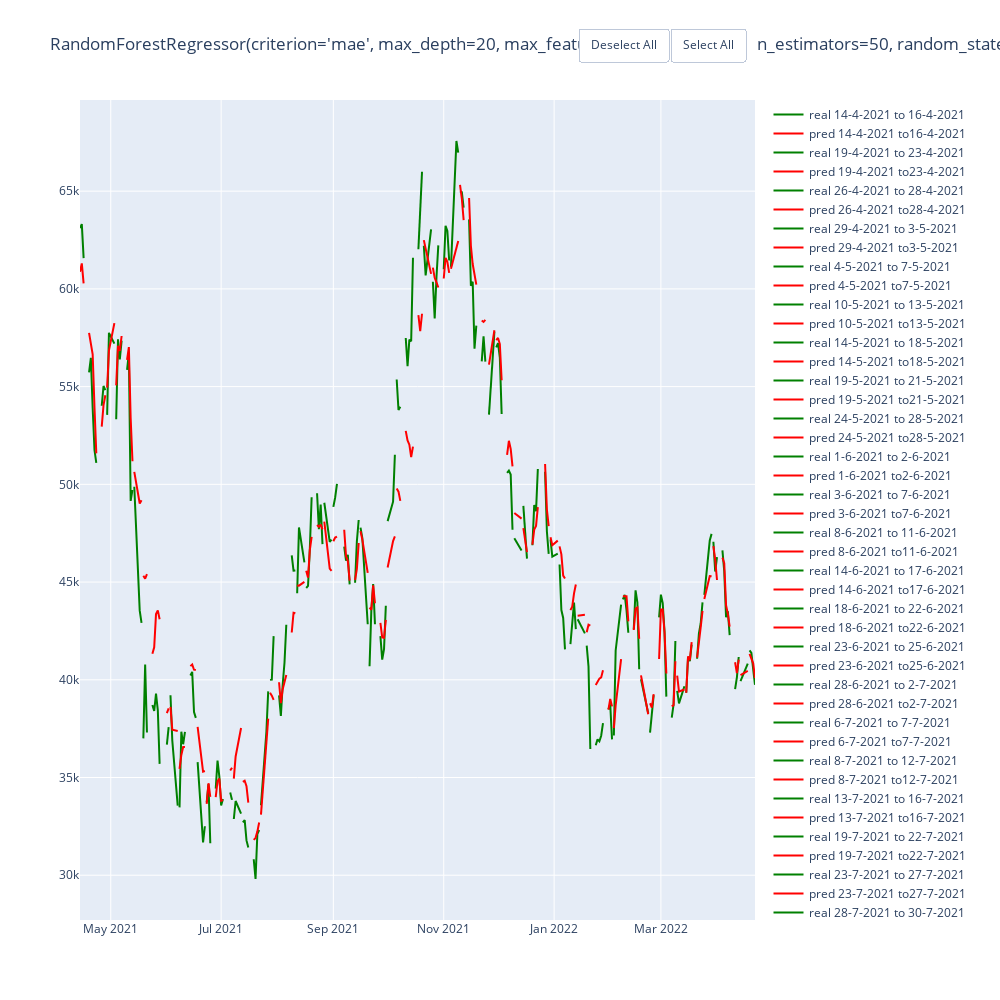

Notebook code for this chart:
### Code cell
rf_final = RandomForestRegressor(random_state=10,criterion='mae', max_depth=20, max_features='sqrt', n_estimators=50)
avg_score(rf_final, df_btc, 5,'close', 'hmcv', train_period_split=100, test_period_split=5)

### Figure 1 — Plotly figure (JSON) as saved in the notebook; plotly's stock layout.template omitted (floating-point values rounded to 4 significant figures)
{"data": [{"line": {"color": "green"}, "mode": "lines", "name": "real 14-4-2021 to 16-4-2021", "type": "scatter", "x": ["2021-04-14T00:00:00", "2021-04-15T00:00:00", "2021-04-16T00:00:00"], "y": [63110.0, 63310.0, 61570.0]}, {"line": {"color": "red"}, "mode": "lines", "name": "pred 14-4-2021 to16-4-2021 ", "type": "scatter", "x": ["2021-04-14T00:00:00", "2021-04-15T00:00:00", "2021-04-16T00:00:00"], "y": [60880.0, 61300.0, 60280.0]}, {"line": {"color": "green"}, "mode": "lines", "name": "real 19-4-2021 to 23-4-2021", "type": "scatter", "x": ["2021-04-19T00:00:00", "2021-04-20T00:00:00", "2021-04-21T00:00:00", "2021-04-22T00:00:00", "2021-04-23T00:00:00"], "y": [55720.0, 56470.0, 53910.0, 51760.0, 51090.0]}, {"line": {"color": "red"}, "mode": "lines", "name": "pred 19-4-2021 to23-4-2021 ", "type": "scatter", "x": ["2021-04-19T00:00:00", "2021-04-20T00:00:00", "2021-04-21T00:00:00", "2021-04-22T00:00:00", "2021-04-23T00:00:00"], "y": [57750.0, 57240.0, 56650.0, 53950.0, 51580.0]}, {"line": {"color": "green"}, "mode": "lines", "name": "real 26-4-2021 to 28-4-2021", "type": "scatter", "x": ["2021-04-26T00:00:00", "2021-04-27T00:00:00", "2021-04-28T00:00:00"], "y": [54020.0, 55030.0, 54820.0]}, {"line": {"color": "red"}, "mode": "lines", "name": "pred 26-4-2021 to28-4-2021 ", "type": "scatter", "x": ["2021-04-26T00:00:00", "2021-04-27T00:00:00", "2021-04-28T00:00:00"], "y": [52950.0, 54050.0, 54560.0]}, {"line": {"color": "green"}, "mode": "lines", "name": "real 29-4-2021 to 3-5-2021", "type": "scatter", "x": ["2021-04-29T00:00:00", "2021-04-30T00:00:00", "2021-05-03T00:00:00"], "y": [53560.0, 57750.0, 57200.0]}, {"line": {"color": "red"}, "mode": "lines", "name": "pred 29-4-2021 to3-5-2021 ", "type": "scatter", "x": ["2021-04-29T00:00:00", "2021-04-30T00:00:00", "2021-05-03T00:00:00"], "y": [54950.0, 56850.0, 58250.0]}, {"line": {"color": "green"}, "mode": "lines", "name": "real 4-5-2021 to 7-5-2021", "type": "scatter", "x": ["2021-05-04T00:00:00", "2021-05-05T00:00:00", "2021-05-06T00:00:00", "2021-05-07T00:00:00"], "y": [53330.0, 57420.0, 56400.0, 57360.0]}, {"line": {"color": "red"}, "mode": "lines", "name": "pred 4-5-2021 to7-5-2021 ", "type": "scatter", "x": ["2021-05-04T00:00:00", "2021-05-05T00:00:00", "2021-05-06T00:00:00", "2021-05-07T00:00:00"], "y": [55060.0, 57080.0, 56820.0, 57590.0]}, {"line": {"color": "green"}, "mode": "lines", "name": "real 10-5-2021 to 13-5-2021", "type": "scatter", "x": ["2021-05-10T00:00:00", "2021-05-11T00:00:00", "2021-05-12T00:00:00", "2021-05-13T00:00:00"], "y": [55860.0, 56700.0, 49150.0, 49720.0]}, {"line": {"color": "red"}, "mode": "lines", "name": "pred 10-5-2021 to13-5-2021 ", "type": "scatter", "x": ["2021-05-10T00:00:00", "2021-05-11T00:00:00", "2021-05-12T00:00:00", "2021-05-13T00:00:00"], "y": [56360.0, 57020.0, 53380.0, 51180.0]}, {"line": {"color": "green"}, "mode": "lines", "name": "real 14-5-2021 to 18-5-2021", "type": "scatter", "x": ["2021-05-14T00:00:00", "2021-05-17T00:00:00", "2021-05-18T00:00:00"], "y": [49880.0, 43540.0, 42910.0]}, {"line": {"color": "red"}, "mode": "lines", "name": "pred 14-5-2021 to18-5-2021 ", "type": "scatter", "x": ["2021-05-14T00:00:00", "2021-05-17T00:00:00", "2021-05-18T00:00:00"], "y": [50640.0, 49020.0, 49180.0]}, {"line": {"color": "green"}, "mode": "lines", "name": "real 19-5-2021 to 21-5-2021", "type": "scatter", "x": ["2021-05-19T00:00:00", "2021-05-20T00:00:00", "2021-05-21T00:00:00"], "y": [37000.0, 40780.0, 37300.0]}, {"line": {"color": "red"}, "mode": "lines", "name": "pred 19-5-2021 to21-5-2021 ", "type": "scatter", "x": ["2021-05-19T00:00:00", "2021-05-20T00:00:00", "2021-05-21T00:00:00"], "y": [45320.0, 45180.0, 45410.0]}, {"line": {"color": "green"}, "mode": "lines", "name": "real 24-5-2021 to 28-5-2021", "type": "scatter", "x": ["2021-05-24T00:00:00", "2021-05-25T00:00:00", "2021-05-26T00:00:00", "2021-05-27T00:00:00", "2021-05-28T00:00:00"], "y": [38710.0, 38400.0, 39290.0, 38440.0, 35700.0]}, {"line": {"color": "red"}, "mode": "lines", "name": "pred 24-5-2021 to28-5-2021 ", "type": "scatter", "x": ["2021-05-24T00:00:00", "2021-05-25T00:00:00", "2021-05-26T00:00:00", "2021-05-27T00:00:00", "2021-05-28T00:00:00"], "y": [41330.0, 41660.0, 43360.0, 43550.0, 43100.0]}, {"line": {"color": "green"}, "mode": "lines", "name": "real 1-6-2021 to 2-6-2021", "type": "scatter", "x": ["2021-06-01T00:00:00", "2021-06-02T00:00:00"], "y": [36680.0, 37580.0]}, {"line": {"color": "red"}, "mode": "lines", "name": "pred 1-6-2021 to2-6-2021 ", "type": "scatter", "x": ["2021-06-01T00:00:00", "2021-06-02T00:00:00"], "y": [38300.0, 38540.0]}, {"line": {"color": "green"}, "mode": "lines", "name": "real 3-6-2021 to 7-6-2021", "type": "scatter", "x": ["2021-06-03T00:00:00", "2021-06-04T00:00:00", "2021-06-07T00:00:00"], "y": [39210.0, 36890.0, 33560.0]}, {"line": {"color": "red"}, "mode": "lines", "name": "pred 3-6-2021 to7-6-2021 ", "type": "scatter", "x": ["2021-06-03T00:00:00", "2021-06-04T00:00:00", "2021-06-07T00:00:00"], "y": [38620.0, 37450.0, 37380.0]}, {"line": {"color": "green"}, "mode": "lines", "name": "real 8-6-2021 to 11-6-2021", "type": "scatter", "x": ["2021-06-08T00:00:00", "2021-06-09T00:00:00", "2021-06-10T00:00:00", "2021-06-11T00:00:00"], "y": [33470.0, 37350.0, 36700.0, 37330.0]}, {"line": {"color": "red"}, "mode": "lines", "name": "pred 8-6-2021 to11-6-2021 ", "type": "scatter", "x": ["2021-06-08T00:00:00", "2021-06-09T00:00:00", "2021-06-10T00:00:00", "2021-06-11T00:00:00"], "y": [35440.0, 36160.0, 36560.0, 36560.0]}, {"line": {"color": "green"}, "mode": "lines", "name": "real 14-6-2021 to 17-6-2021", "type": "scatter", "x": ["2021-06-14T00:00:00", "2021-06-15T00:00:00", "2021-06-16T00:00:00", "2021-06-17T00:00:00"], "y": [40220.0, 40410.0, 38350.0, 38050.0]}, {"line": {"color": "red"}, "mode": "lines", "name": "pred 14-6-2021 to17-6-2021 ", "type": "scatter", "x": ["2021-06-14T00:00:00", "2021-06-15T00:00:00", "2021-06-16T00:00:00", "2021-06-17T00:00:00"], "y": [40700.0, 40780.0, 40510.0, 40500.0]}, {"line": {"color": "green"}, "mode": "lines", "name": "real 18-6-2021 to 22-6-2021", "type": "scatter", "x": ["2021-06-18T00:00:00", "2021-06-21T00:00:00", "2021-06-22T00:00:00"], "y": [35790.0, 31680.0, 32510.0]}, {"line": {"color": "red"}, "mode": "lines", "name": "pred 18-6-2021 to22-6-2021 ", "type": "scatter", "x": ["2021-06-18T00:00:00", "2021-06-21T00:00:00", "2021-06-22T00:00:00"], "y": [37590.0, 35300.0, 35330.0]}, {"line": {"color": "green"}, "mode": "lines", "name": "real 23-6-2021 to 25-6-2021", "type": "scatter", "x": ["2021-06-23T00:00:00", "2021-06-24T00:00:00", "2021-06-25T00:00:00"], "y": [33720.0, 34660.0, 31640.0]}, {"line": {"color": "red"}, "mode": "lines", "name": "pred 23-6-2021 to25-6-2021 ", "type": "scatter", "x": ["2021-06-23T00:00:00", "2021-06-24T00:00:00", "2021-06-25T00:00:00"], "y": [33650.0, 34710.0, 34010.0]}, {"line": {"color": "green"}, "mode": "lines", "name": "real 28-6-2021 to 2-7-2021", "type": "scatter", "x": ["2021-06-28T00:00:00", "2021-06-29T00:00:00", "2021-06-30T00:00:00", "2021-07-01T00:00:00", "2021-07-02T00:00:00"], "y": [34430.0, 35870.0, 35040.0, 33570.0, 33900.0]}, {"line": {"color": "red"}, "mode": "lines", "name": "pred 28-6-2021 to2-7-2021 ", "type": "scatter", "x": ["2021-06-28T00:00:00", "2021-06-29T00:00:00", "2021-06-30T00:00:00", "2021-07-01T00:00:00", "2021-07-02T00:00:00"], "y": [34000.0, 34810.0, 34950.0, 33800.0, 33840.0]}, {"line": {"color": "green"}, "mode": "lines", "name": "real 6-7-2021 to 7-7-2021", "type": "scatter", "x": ["2021-07-06T00:00:00", "2021-07-07T00:00:00"], "y": [34240.0, 33860.0]}, {"line": {"color": "red"}, "mode": "lines", "name": "pred 6-7-2021 to7-7-2021 ", "type": "scatter", "x": ["2021-07-06T00:00:00", "2021-07-07T00:00:00"], "y": [35360.0, 35500.0]}, {"line": {"color": "green"}, "mode": "lines", "name": "real 8-7-2021 to 12-7-2021", "type": "scatter", "x": ["2021-07-08T00:00:00", "2021-07-09T00:00:00", "2021-07-12T00:00:00"], "y": [32880.0, 33800.0, 33160.0]}, {"line": {"color": "red"}, "mode": "lines", "name": "pred 8-7-2021 to12-7-2021 ", "type": "scatter", "x": ["2021-07-08T00:00:00", "2021-07-09T00:00:00", "2021-07-12T00:00:00"], "y": [34940.0, 36080.0, 37540.0]}, {"line": {"color": "green"}, "mode": "lines", "name": "real 13-7-2021 to 16-7-2021", "type": "scatter", "x": ["2021-07-13T00:00:00", "2021-07-14T00:00:00", "2021-07-15T00:00:00", "2021-07-16T00:00:00"], "y": [32700.0, 32820.0, 31780.0, 31420.0]}, {"line": {"color": "red"}, "mode": "lines", "name": "pred 13-7-2021 to16-7-2021 ", "type": "scatter", "x": ["2021-07-13T00:00:00", "2021-07-14T00:00:00", "2021-07-15T00:00:00", "2021-07-16T00:00:00"], "y": [34770.0, 34830.0, 34560.0, 33720.0]}, {"line": {"color": "green"}, "mode": "lines", "name": "real 19-7-2021 to 22-7-2021", "type": "scatter", "x": ["2021-07-19T00:00:00", "2021-07-20T00:00:00", "2021-07-21T00:00:00", "2021-07-22T00:00:00"], "y": [30820.0, 29810.0, 32110.0, 32310.0]}, {"line": {"color": "red"}, "mode": "lines", "name": "pred 19-7-2021 to22-7-2021 ", "type": "scatter", "x": ["2021-07-19T00:00:00", "2021-07-20T00:00:00", "2021-07-21T00:00:00", "2021-07-22T00:00:00"], "y": [31810.0, 31910.0, 32230.0, 32700.0]}, {"line": {"color": "green"}, "mode": "lines", "name": "real 23-7-2021 to 27-7-2021", "type": "scatter", "x": ["2021-07-23T00:00:00", "2021-07-26T00:00:00", "2021-07-27T00:00:00"], "y": [33580.0, 37340.0, 39410.0]}, {"line": {"color": "red"}, "mode": "lines", "name": "pred 23-7-2021 to27-7-2021 ", "type": "scatter", "x": ["2021-07-23T00:00:00", "2021-07-26T00:00:00", "2021-07-27T00:00:00"], "y": [33100.0, 37160.0, 38010.0]}, {"line": {"color": "green"}, "mode": "lines", "name": "real 28-7-2021 to 30-7-2021", "type": "scatter", "x": ["2021-07-28T00:00:00", "2021-07-29T00:00:00", "2021-07-30T00:00:00"], "y": [40000.0, 40010.0, 42240.0]}, {"line": {"color": "red"}, "mode": "lines", "name": "pred 28-7-2021 to30-7-2021 ", "type": "scatter", "x": ["2021-07-28T00:00:00", "2021-07-29T00:00:00", "2021-07-30T00:00:00"], "y": [39330.0, 39190.0, 38970.0]}, {"line": {"color": "green"}, "mode": "lines", "name": "real 2-8-2021 to 6-8-2021", "type": "scatter", "x": ["2021-08-02T00:00:00", "2021-08-03T00:00:00", "2021-08-04T00:00:00", "2021-08-05T00:00:00", "2021-08-06T00:00:00"], "y": [39200.0, 38150.0, 39750.0, 40870.0, 42820.0]}, {"line": {"color": "red"}, "mode": "lines", "name": "pred 2-8-2021 to6-8-2021 ", "type": "scatter", "x": ["2021-08-02T00:00:00", "2021-08-03T00:00:00", "2021-08-04T00:00:00", "2021-08-05T00:00:00", "2021-08-06T00:00:00"], "y": [39870.0, 38800.0, 39520.0, 39870.0, 40250.0]}, {"line": {"color": "green"}, "mode": "lines", "name": "real 9-8-2021 to 11-8-2021", "type": "scatter", "x": ["2021-08-09T00:00:00", "2021-08-10T00:00:00", "2021-08-11T00:00:00"], "y": [46370.0, 45590.0, 45590.0]}, {"line": {"color": "red"}, "mode": "lines", "name": "pred 9-8-2021 to11-8-2021 ", "type": "scatter", "x": ["2021-08-09T00:00:00", "2021-08-10T00:00:00", "2021-08-11T00:00:00"], "y": [42420.0, 43430.0, 43410.0]}, {"line": {"color": "green"}, "mode": "lines", "name": "real 12-8-2021 to 16-8-2021", "type": "scatter", "x": ["2021-08-12T00:00:00", "2021-08-13T00:00:00", "2021-08-16T00:00:00"], "y": [44430.0, 47790.0, 46000.0]}, {"line": {"color": "red"}, "mode": "lines", "name": "pred 12-8-2021 to16-8-2021 ", "type": "scatter", "x": ["2021-08-12T00:00:00", "2021-08-13T00:00:00", "2021-08-16T00:00:00"], "y": [44830.0, 44820.0, 45010.0]}, {"line": {"color": "green"}, "mode": "lines", "name": "real 17-8-2021 to 20-8-2021", "type": "scatter", "x": ["2021-08-17T00:00:00", "2021-08-18T00:00:00", "2021-08-19T00:00:00", "2021-08-20T00:00:00"], "y": [44700.0, 44800.0, 46720.0, 49340.0]}, {"line": {"color": "red"}, "mode": "lines", "name": "pred 17-8-2021 to20-8-2021 ", "type": "scatter", "x": ["2021-08-17T00:00:00", "2021-08-18T00:00:00", "2021-08-19T00:00:00", "2021-08-20T00:00:00"], "y": [45580.0, 45230.0, 46630.0, 47310.0]}, {"line": {"color": "green"}, "mode": "lines", "name": "real 23-8-2021 to 26-8-2021", "type": "scatter", "x": ["2021-08-23T00:00:00", "2021-08-24T00:00:00", "2021-08-25T00:00:00", "2021-08-26T00:00:00"], "y": [49550.0, 47710.0, 48960.0, 46940.0]}, {"line": {"color": "red"}, "mode": "lines", "name": "pred 23-8-2021 to26-8-2021 ", "type": "scatter", "x": ["2021-08-23T00:00:00", "2021-08-24T00:00:00", "2021-08-25T00:00:00", "2021-08-26T00:00:00"], "y": [47920.0, 47830.0, 47940.0, 47700.0]}, {"line": {"color": "green"}, "mode": "lines", "name": "real 27-8-2021 to 31-8-2021", "type": "scatter", "x": ["2021-08-27T00:00:00", "2021-08-30T00:00:00", "2021-08-31T00:00:00"], "y": [49060.0, 47050.0, 47170.0]}, {"line": {"color": "red"}, "mode": "lines", "name": "pred 27-8-2021 to31-8-2021 ", "type": "scatter", "x": ["2021-08-27T00:00:00", "2021-08-30T00:00:00", "2021-08-31T00:00:00"], "y": [48090.0, 45680.0, 45570.0]}, {"line": {"color": "green"}, "mode": "lines", "name": "real 1-9-2021 to 3-9-2021", "type": "scatter", "x": ["2021-09-01T00:00:00", "2021-09-02T00:00:00", "2021-09-03T00:00:00"], "y": [48850.0, 49330.0, 50030.0]}, {"line": {"color": "red"}, "mode": "lines", "name": "pred 1-9-2021 to3-9-2021 ", "type": "scatter", "x": ["2021-09-01T00:00:00", "2021-09-02T00:00:00", "2021-09-03T00:00:00"], "y": [47090.0, 47280.0, 47330.0]}, {"line": {"color": "green"}, "mode": "lines", "name": "real 7-9-2021 to 10-9-2021", "type": "scatter", "x": ["2021-09-07T00:00:00", "2021-09-08T00:00:00", "2021-09-09T00:00:00", "2021-09-10T00:00:00"], "y": [46810.0, 46090.0, 46390.0, 44880.0]}, {"line": {"color": "red"}, "mode": "lines", "name": "pred 7-9-2021 to10-9-2021 ", "type": "scatter", "x": ["2021-09-07T00:00:00", "2021-09-08T00:00:00", "2021-09-09T00:00:00", "2021-09-10T00:00:00"], "y": [47670.0, 46330.0, 46070.0, 45070.0]}, {"line": {"color": "green"}, "mode": "lines", "name": "real 13-9-2021 to 15-9-2021", "type": "scatter", "x": ["2021-09-13T00:00:00", "2021-09-14T00:00:00", "2021-09-15T00:00:00"], "y": [44960.0, 47090.0, 48180.0]}, {"line": {"color": "red"}, "mode": "lines", "name": "pred 13-9-2021 to15-9-2021 ", "type": "scatter", "x": ["2021-09-13T00:00:00", "2021-09-14T00:00:00", "2021-09-15T00:00:00"], "y": [45100.0, 45680.0, 47000.0]}, {"line": {"color": "green"}, "mode": "lines", "name": "real 16-9-2021 to 20-9-2021", "type": "scatter", "x": ["2021-09-16T00:00:00", "2021-09-17T00:00:00", "2021-09-20T00:00:00"], "y": [47780.0, 47270.0, 42840.0]}, {"line": {"color": "red"}, "mode": "lines", "name": "pred 16-9-2021 to20-9-2021 ", "type": "scatter", "x": ["2021-09-16T00:00:00", "2021-09-17T00:00:00", "2021-09-20T00:00:00"], "y": [47610.0, 47180.0, 45470.0]}, {"line": {"color": "green"}, "mode": "lines", "name": "real 21-9-2021 to 24-9-2021", "type": "scatter", "x": ["2021-09-21T00:00:00", "2021-09-22T00:00:00", "2021-09-23T00:00:00", "2021-09-24T00:00:00"], "y": [40690.0, 43570.0, 44900.0, 42840.0]}, {"line": {"color": "red"}, "mode": "lines", "name": "pred 21-9-2021 to24-9-2021 ", "type": "scatter", "x": ["2021-09-21T00:00:00", "2021-09-22T00:00:00", "2021-09-23T00:00:00", "2021-09-24T00:00:00"], "y": [43690.0, 43580.0, 44840.0, 43920.0]}, {"line": {"color": "green"}, "mode": "lines", "name": "real 27-9-2021 to 30-9-2021", "type": "scatter", "x": ["2021-09-27T00:00:00", "2021-09-28T00:00:00", "2021-09-29T00:00:00", "2021-09-30T00:00:00"], "y": [42240.0, 41030.0, 41560.0, 43790.0]}, {"line": {"color": "red"}, "mode": "lines", "name": "pred 27-9-2021 to30-9-2021 ", "type": "scatter", "x": ["2021-09-27T00:00:00", "2021-09-28T00:00:00", "2021-09-29T00:00:00", "2021-09-30T00:00:00"], "y": [42910.0, 42170.0, 42150.0, 43070.0]}, {"line": {"color": "green"}, "mode": "lines", "name": "real 1-10-2021 to 5-10-2021", "type": "scatter", "x": ["2021-10-01T00:00:00", "2021-10-04T00:00:00", "2021-10-05T00:00:00"], "y": [48120.0, 49110.0, 51510.0]}, {"line": {"color": "red"}, "mode": "lines", "name": "pred 1-10-2021 to5-10-2021 ", "type": "scatter", "x": ["2021-10-01T00:00:00", "2021-10-04T00:00:00", "2021-10-05T00:00:00"], "y": [45750.0, 47090.0, 47340.0]}, {"line": {"color": "green"}, "mode": "lines", "name": "real 6-10-2021 to 8-10-2021", "type": "scatter", "x": ["2021-10-06T00:00:00", "2021-10-07T00:00:00", "2021-10-08T00:00:00"], "y": [55360.0, 53810.0, 53970.0]}, {"line": {"color": "red"}, "mode": "lines", "name": "pred 6-10-2021 to8-10-2021 ", "type": "scatter", "x": ["2021-10-06T00:00:00", "2021-10-07T00:00:00", "2021-10-08T00:00:00"], "y": [49790.0, 49630.0, 49160.0]}, {"line": {"color": "green"}, "mode": "lines", "name": "real 11-10-2021 to 15-10-2021", "type": "scatter", "x": ["2021-10-11T00:00:00", "2021-10-12T00:00:00", "2021-10-13T00:00:00", "2021-10-14T00:00:00", "2021-10-15T00:00:00"], "y": [57480.0, 56040.0, 57400.0, 57320.0, 61590.0]}, {"line": {"color": "red"}, "mode": "lines", "name": "pred 11-10-2021 to15-10-2021 ", "type": "scatter", "x": ["2021-10-11T00:00:00", "2021-10-12T00:00:00", "2021-10-13T00:00:00", "2021-10-14T00:00:00", "2021-10-15T00:00:00"], "y": [52740.0, 52240.0, 52030.0, 51390.0, 51930.0]}, {"line": {"color": "green"}, "mode": "lines", "name": "real 18-10-2021 to 20-10-2021", "type": "scatter", "x": ["2021-10-18T00:00:00", "2021-10-19T00:00:00", "2021-10-20T00:00:00"], "y": [62030.0, 64260.0, 65990.0]}, {"line": {"color": "red"}, "mode": "lines", "name": "pred 18-10-2021 to20-10-2021 ", "type": "scatter", "x": ["2021-10-18T00:00:00", "2021-10-19T00:00:00", "2021-10-20T00:00:00"], "y": [58660.0, 57840.0, 58730.0]}, {"line": {"color": "green"}, "mode": "lines", "name": "real 21-10-2021 to 25-10-2021", "type": "scatter", "x": ["2021-10-21T00:00:00", "2021-10-22T00:00:00", "2021-10-25T00:00:00"], "y": [62210.0, 60690.0, 63040.0]}, {"line": {"color": "red"}, "mode": "lines", "name": "pred 21-10-2021 to25-10-2021 ", "type": "scatter", "x": ["2021-10-21T00:00:00", "2021-10-22T00:00:00", "2021-10-25T00:00:00"], "y": [62500.0, 62080.0, 60770.0]}, {"line": {"color": "green"}, "mode": "lines", "name": "real 26-10-2021 to 29-10-2021", "type": "scatter", "x": ["2021-10-26T00:00:00", "2021-10-27T00:00:00", "2021-10-28T00:00:00", "2021-10-29T00:00:00"], "y": [60360.0, 58480.0, 60620.0, 62230.0]}, {"line": {"color": "red"}, "mode": "lines", "name": "pred 26-10-2021 to29-10-2021 ", "type": "scatter", "x": ["2021-10-26T00:00:00", "2021-10-27T00:00:00", "2021-10-28T00:00:00", "2021-10-29T00:00:00"], "y": [61090.0, 60570.0, 60340.0, 60070.0]}, {"line": {"color": "green"}, "mode": "lines", "name": "real 1-11-2021 to 4-11-2021", "type": "scatter", "x": ["2021-11-01T00:00:00", "2021-11-02T00:00:00", "2021-11-03T00:00:00", "2021-11-04T00:00:00"], "y": [61000.0, 63230.0, 62970.0, 61450.0]}, {"line": {"color": "red"}, "mode": "lines", "name": "pred 1-11-2021 to4-11-2021 ", "type": "scatter", "x": ["2021-11-01T00:00:00", "2021-11-02T00:00:00", "2021-11-03T00:00:00", "2021-11-04T00:00:00"], "y": [60530.0, 61590.0, 61380.0, 60820.0]}, {"line": {"color": "green"}, "mode": "lines", "name": "real 5-11-2021 to 9-11-2021", "type": "scatter", "x": ["2021-11-05T00:00:00", "2021-11-08T00:00:00", "2021-11-09T00:00:00"], "y": [61130.0, 67570.0, 66970.0]}, {"line": {"color": "red"}, "mode": "lines", "name": "pred 5-11-2021 to9-11-2021 ", "type": "scatter", "x": ["2021-11-05T00:00:00", "2021-11-08T00:00:00", "2021-11-09T00:00:00"], "y": [61030.0, 62070.0, 62450.0]}, {"line": {"color": "green"}, "mode": "lines", "name": "real 10-11-2021 to 12-11-2021", "type": "scatter", "x": ["2021-11-10T00:00:00", "2021-11-11T00:00:00", "2021-11-12T00:00:00"], "y": [65000.0, 64950.0, 64160.0]}, {"line": {"color": "red"}, "mode": "lines", "name": "pred 10-11-2021 to12-11-2021 ", "type": "scatter", "x": ["2021-11-10T00:00:00", "2021-11-11T00:00:00", "2021-11-12T00:00:00"], "y": [65330.0, 64610.0, 63520.0]}, {"line": {"color": "green"}, "mode": "lines", "name": "real 15-11-2021 to 19-11-2021", "type": "scatter", "x": ["2021-11-15T00:00:00", "2021-11-16T00:00:00", "2021-11-17T00:00:00", "2021-11-18T00:00:00", "2021-11-19T00:00:00"], "y": [63560.0, 60160.0, 60370.0, 56940.0, 58120.0]}, {"line": {"color": "red"}, "mode": "lines", "name": "pred 15-11-2021 to19-11-2021 ", "type": "scatter", "x": ["2021-11-15T00:00:00", "2021-11-16T00:00:00", "2021-11-17T00:00:00", "2021-11-18T00:00:00", "2021-11-19T00:00:00"], "y": [64650.0, 62210.0, 61270.0, 60770.0, 60220.0]}, {"line": {"color": "green"}, "mode": "lines", "name": "real 22-11-2021 to 24-11-2021", "type": "scatter", "x": ["2021-11-22T00:00:00", "2021-11-23T00:00:00", "2021-11-24T00:00:00"], "y": [56290.0, 57570.0, 56280.0]}, {"line": {"color": "red"}, "mode": "lines", "name": "pred 22-11-2021 to24-11-2021 ", "type": "scatter", "x": ["2021-11-22T00:00:00", "2021-11-23T00:00:00", "2021-11-24T00:00:00"], "y": [58380.0, 58310.0, 58410.0]}, {"line": {"color": "green"}, "mode": "lines", "name": "real 26-11-2021 to 29-11-2021", "type": "scatter", "x": ["2021-11-26T00:00:00", "2021-11-29T00:00:00"], "y": [53570.0, 57810.0]}, {"line": {"color": "red"}, "mode": "lines", "name": "pred 26-11-2021 to29-11-2021 ", "type": "scatter", "x": ["2021-11-26T00:00:00", "2021-11-29T00:00:00"], "y": [56120.0, 57880.0]}, {"line": {"color": "green"}, "mode": "lines", "name": "real 30-11-2021 to 3-12-2021", "type": "scatter", "x": ["2021-11-30T00:00:00", "2021-12-01T00:00:00", "2021-12-02T00:00:00", "2021-12-03T00:00:00"], "y": [57010.0, 57230.0, 56480.0, 53600.0]}, {"line": {"color": "red"}, "mode": "lines", "name": "pred 30-11-2021 to3-12-2021 ", "type": "scatter", "x": ["2021-11-30T00:00:00", "2021-12-01T00:00:00", "2021-12-02T00:00:00", "2021-12-03T00:00:00"], "y": [57380.0, 57490.0, 57180.0, 55320.0]}, {"line": {"color": "green"}, "mode": "lines", "name": "real 6-12-2021 to 9-12-2021", "type": "scatter", "x": ["2021-12-06T00:00:00", "2021-12-07T00:00:00", "2021-12-08T00:00:00", "2021-12-09T00:00:00"], "y": [50580.0, 50700.0, 50500.0, 47670.0]}, {"line": {"color": "red"}, "mode": "lines", "name": "pred 6-12-2021 to9-12-2021 ", "type": "scatter", "x": ["2021-12-06T00:00:00", "2021-12-07T00:00:00", "2021-12-08T00:00:00", "2021-12-09T00:00:00"], "y": [51510.0, 52230.0, 51810.0, 50920.0]}, {"line": {"color": "green"}, "mode": "lines", "name": "real 10-12-2021 to 14-12-2021", "type": "scatter", "x": ["2021-12-10T00:00:00", "2021-12-13T00:00:00", "2021-12-14T00:00:00"], "y": [47240.0, 46740.0, 46610.0]}, {"line": {"color": "red"}, "mode": "lines", "name": "pred 10-12-2021 to14-12-2021 ", "type": "scatter", "x": ["2021-12-10T00:00:00", "2021-12-13T00:00:00", "2021-12-14T00:00:00"], "y": [48530.0, 48340.0, 48250.0]}, {"line": {"color": "green"}, "mode": "lines", "name": "real 15-12-2021 to 17-12-2021", "type": "scatter", "x": ["2021-12-15T00:00:00", "2021-12-16T00:00:00", "2021-12-17T00:00:00"], "y": [48900.0, 47670.0, 46200.0]}, {"line": {"color": "red"}, "mode": "lines", "name": "pred 15-12-2021 to17-12-2021 ", "type": "scatter", "x": ["2021-12-15T00:00:00", "2021-12-16T00:00:00", "2021-12-17T00:00:00"], "y": [47760.0, 47130.0, 46530.0]}, {"line": {"color": "green"}, "mode": "lines", "name": "real 20-12-2021 to 23-12-2021", "type": "scatter", "x": ["2021-12-20T00:00:00", "2021-12-21T00:00:00", "2021-12-22T00:00:00", "2021-12-23T00:00:00"], "y": [46880.0, 48940.0, 48630.0, 50780.0]}, {"line": {"color": "red"}, "mode": "lines", "name": "pred 20-12-2021 to23-12-2021 ", "type": "scatter", "x": ["2021-12-20T00:00:00", "2021-12-21T00:00:00", "2021-12-22T00:00:00", "2021-12-23T00:00:00"], "y": [46910.0, 47690.0, 47880.0, 48830.0]}, {"line": {"color": "green"}, "mode": "lines", "name": "real 27-12-2021 to 29-12-2021", "type": "scatter", "x": ["2021-12-27T00:00:00", "2021-12-28T00:00:00", "2021-12-29T00:00:00"], "y": [50640.0, 47590.0, 46440.0]}, {"line": {"color": "red"}, "mode": "lines", "name": "pred 27-12-2021 to29-12-2021 ", "type": "scatter", "x": ["2021-12-27T00:00:00", "2021-12-28T00:00:00", "2021-12-29T00:00:00"], "y": [51040.0, 48710.0, 47860.0]}, {"line": {"color": "green"}, "mode": "lines", "name": "real 30-12-2021 to 3-1-2022", "type": "scatter", "x": ["2021-12-30T00:00:00", "2021-12-31T00:00:00", "2022-01-03T00:00:00"], "y": [47180.0, 46310.0, 46460.0]}, {"line": {"color": "red"}, "mode": "lines", "name": "pred 30-12-2021 to3-1-2022 ", "type": "scatter", "x": ["2021-12-30T00:00:00", "2021-12-31T00:00:00", "2022-01-03T00:00:00"], "y": [47290.0, 46880.0, 47120.0]}, {"line": {"color": "green"}, "mode": "lines", "name": "real 4-1-2022 to 7-1-2022", "type": "scatter", "x": ["2022-01-04T00:00:00", "2022-01-05T00:00:00", "2022-01-06T00:00:00", "2022-01-07T00:00:00"], "y": [45900.0, 43570.0, 43160.0, 41560.0]}, {"line": {"color": "red"}, "mode": "lines", "name": "pred 4-1-2022 to7-1-2022 ", "type": "scatter", "x": ["2022-01-04T00:00:00", "2022-01-05T00:00:00", "2022-01-06T00:00:00", "2022-01-07T00:00:00"], "y": [46820.0, 46420.0, 45330.0, 45180.0]}, {"line": {"color": "green"}, "mode": "lines", "name": "real 10-1-2022 to 13-1-2022", "type": "scatter", "x": ["2022-01-10T00:00:00", "2022-01-11T00:00:00", "2022-01-12T00:00:00", "2022-01-13T00:00:00"], "y": [41820.0, 42740.0, 43950.0, 42590.0]}, {"line": {"color": "red"}, "mode": "lines", "name": "pred 10-1-2022 to13-1-2022 ", "type": "scatter", "x": ["2022-01-10T00:00:00", "2022-01-11T00:00:00", "2022-01-12T00:00:00", "2022-01-13T00:00:00"], "y": [43560.0, 43740.0, 44420.0, 44870.0]}, {"line": {"color": "green"}, "mode": "lines", "name": "real 14-1-2022 to 18-1-2022", "type": "scatter", "x": ["2022-01-14T00:00:00", "2022-01-18T00:00:00"], "y": [43100.0, 42380.0]}, {"line": {"color": "red"}, "mode": "lines", "name": "pred 14-1-2022 to18-1-2022 ", "type": "scatter", "x": ["2022-01-14T00:00:00", "2022-01-18T00:00:00"], "y": [43280.0, 43320.0]}, {"line": {"color": "green"}, "mode": "lines", "name": "real 19-1-2022 to 21-1-2022", "type": "scatter", "x": ["2022-01-19T00:00:00", "2022-01-20T00:00:00", "2022-01-21T00:00:00"], "y": [41740.0, 40680.0, 36460.0]}, {"line": {"color": "red"}, "mode": "lines", "name": "pred 19-1-2022 to21-1-2022 ", "type": "scatter", "x": ["2022-01-19T00:00:00", "2022-01-20T00:00:00", "2022-01-21T00:00:00"], "y": [42430.0, 42810.0, 42770.0]}, {"line": {"color": "green"}, "mode": "lines", "name": "real 24-1-2022 to 28-1-2022", "type": "scatter", "x": ["2022-01-24T00:00:00", "2022-01-25T00:00:00", "2022-01-26T00:00:00", "2022-01-27T00:00:00", "2022-01-28T00:00:00"], "y": [36650.0, 36950.0, 36850.0, 37140.0, 37780.0]}, {"line": {"color": "red"}, "mode": "lines", "name": "pred 24-1-2022 to28-1-2022 ", "type": "scatter", "x": ["2022-01-24T00:00:00", "2022-01-25T00:00:00", "2022-01-26T00:00:00", "2022-01-27T00:00:00", "2022-01-28T00:00:00"], "y": [39730.0, 39920.0, 40060.0, 40120.0, 40490.0]}, {"line": {"color": "green"}, "mode": "lines", "name": "real 31-1-2022 to 2-2-2022", "type": "scatter", "x": ["2022-01-31T00:00:00", "2022-02-01T00:00:00", "2022-02-02T00:00:00"], "y": [38480.0, 38740.0, 36950.0]}, {"line": {"color": "red"}, "mode": "lines", "name": "pred 31-1-2022 to2-2-2022 ", "type": "scatter", "x": ["2022-01-31T00:00:00", "2022-02-01T00:00:00", "2022-02-02T00:00:00"], "y": [38470.0, 39020.0, 38640.0]}, {"line": {"color": "green"}, "mode": "lines", "name": "real 3-2-2022 to 7-2-2022", "type": "scatter", "x": ["2022-02-03T00:00:00", "2022-02-04T00:00:00", "2022-02-07T00:00:00"], "y": [37150.0, 41500.0, 43840.0]}, {"line": {"color": "red"}, "mode": "lines", "name": "pred 3-2-2022 to7-2-2022 ", "type": "scatter", "x": ["2022-02-03T00:00:00", "2022-02-04T00:00:00", "2022-02-07T00:00:00"], "y": [37520.0, 38690.0, 41050.0]}, {"line": {"color": "green"}, "mode": "lines", "name": "real 8-2-2022 to 11-2-2022", "type": "scatter", "x": ["2022-02-08T00:00:00", "2022-02-09T00:00:00", "2022-02-10T00:00:00", "2022-02-11T00:00:00"], "y": [44120.0, 44340.0, 43570.0, 42410.0]}, {"line": {"color": "red"}, "mode": "lines", "name": "pred 8-2-2022 to11-2-2022 ", "type": "scatter", "x": ["2022-02-08T00:00:00", "2022-02-09T00:00:00", "2022-02-10T00:00:00", "2022-02-11T00:00:00"], "y": [44270.0, 44280.0, 44270.0, 42990.0]}, {"line": {"color": "green"}, "mode": "lines", "name": "real 14-2-2022 to 17-2-2022", "type": "scatter", "x": ["2022-02-14T00:00:00", "2022-02-15T00:00:00", "2022-02-16T00:00:00", "2022-02-17T00:00:00"], "y": [42590.0, 44580.0, 43960.0, 40540.0]}, {"line": {"color": "red"}, "mode": "lines", "name": "pred 14-2-2022 to17-2-2022 ", "type": "scatter", "x": ["2022-02-14T00:00:00", "2022-02-15T00:00:00", "2022-02-16T00:00:00", "2022-02-17T00:00:00"], "y": [42550.0, 43640.0, 43700.0, 42100.0]}, {"line": {"color": "green"}, "mode": "lines", "name": "real 18-2-2022 to 22-2-2022", "type": "scatter", "x": ["2022-02-18T00:00:00", "2022-02-22T00:00:00"], "y": [40030.0, 38290.0]}, {"line": {"color": "red"}, "mode": "lines", "name": "pred 18-2-2022 to22-2-2022 ", "type": "scatter", "x": ["2022-02-18T00:00:00", "2022-02-22T00:00:00"], "y": [40230.0, 38240.0]}, {"line": {"color": "green"}, "mode": "lines", "name": "real 23-2-2022 to 25-2-2022", "type": "scatter", "x": ["2022-02-23T00:00:00", "2022-02-24T00:00:00", "2022-02-25T00:00:00"], "y": [37300.0, 38330.0, 39210.0]}, {"line": {"color": "red"}, "mode": "lines", "name": "pred 23-2-2022 to25-2-2022 ", "type": "scatter", "x": ["2022-02-23T00:00:00", "2022-02-24T00:00:00", "2022-02-25T00:00:00"], "y": [38800.0, 38580.0, 39270.0]}, {"line": {"color": "green"}, "mode": "lines", "name": "real 28-2-2022 to 4-3-2022", "type": "scatter", "x": ["2022-02-28T00:00:00", "2022-03-01T00:00:00", "2022-03-02T00:00:00", "2022-03-03T00:00:00", "2022-03-04T00:00:00"], "y": [43190.0, 44350.0, 43920.0, 42450.0, 39140.0]}, {"line": {"color": "red"}, "mode": "lines", "name": "pred 28-2-2022 to4-3-2022 ", "type": "scatter", "x": ["2022-02-28T00:00:00", "2022-03-01T00:00:00", "2022-03-02T00:00:00", "2022-03-03T00:00:00", "2022-03-04T00:00:00"], "y": [41060.0, 43600.0, 43600.0, 42430.0, 40320.0]}, {"line": {"color": "green"}, "mode": "lines", "name": "real 7-3-2022 to 9-3-2022", "type": "scatter", "x": ["2022-03-07T00:00:00", "2022-03-08T00:00:00", "2022-03-09T00:00:00"], "y": [38060.0, 38740.0, 41980.0]}, {"line": {"color": "red"}, "mode": "lines", "name": "pred 7-3-2022 to9-3-2022 ", "type": "scatter", "x": ["2022-03-07T00:00:00", "2022-03-08T00:00:00", "2022-03-09T00:00:00"], "y": [38640.0, 38700.0, 40950.0]}, {"line": {"color": "green"}, "mode": "lines", "name": "real 10-3-2022 to 14-3-2022", "type": "scatter", "x": ["2022-03-10T00:00:00", "2022-03-11T00:00:00", "2022-03-14T00:00:00"], "y": [39440.0, 38790.0, 39670.0]}, {"line": {"color": "red"}, "mode": "lines", "name": "pred 10-3-2022 to14-3-2022 ", "type": "scatter", "x": ["2022-03-10T00:00:00", "2022-03-11T00:00:00", "2022-03-14T00:00:00"], "y": [40220.0, 39400.0, 39500.0]}, {"line": {"color": "green"}, "mode": "lines", "name": "real 15-3-2022 to 18-3-2022", "type": "scatter", "x": ["2022-03-15T00:00:00", "2022-03-16T00:00:00", "2022-03-17T00:00:00", "2022-03-18T00:00:00"], "y": [39340.0, 41140.0, 40950.0, 41800.0]}, {"line": {"color": "red"}, "mode": "lines", "name": "pred 15-3-2022 to18-3-2022 ", "type": "scatter", "x": ["2022-03-15T00:00:00", "2022-03-16T00:00:00", "2022-03-17T00:00:00", "2022-03-18T00:00:00"], "y": [39330.0, 41200.0, 41010.0, 41930.0]}, {"line": {"color": "green"}, "mode": "lines", "name": "real 21-3-2022 to 24-3-2022", "type": "scatter", "x": ["2022-03-21T00:00:00", "2022-03-22T00:00:00", "2022-03-23T00:00:00", "2022-03-24T00:00:00"], "y": [41080.0, 42360.0, 42890.0, 43960.0]}, {"line": {"color": "red"}, "mode": "lines", "name": "pred 21-3-2022 to24-3-2022 ", "type": "scatter", "x": ["2022-03-21T00:00:00", "2022-03-22T00:00:00", "2022-03-23T00:00:00", "2022-03-24T00:00:00"], "y": [41130.0, 42080.0, 42690.0, 43520.0]}, {"line": {"color": "green"}, "mode": "lines", "name": "real 25-3-2022 to 29-3-2022", "type": "scatter", "x": ["2022-03-25T00:00:00", "2022-03-28T00:00:00", "2022-03-29T00:00:00"], "y": [44350.0, 47130.0, 47470.0]}, {"line": {"color": "red"}, "mode": "lines", "name": "pred 25-3-2022 to29-3-2022 ", "type": "scatter", "x": ["2022-03-25T00:00:00", "2022-03-28T00:00:00", "2022-03-29T00:00:00"], "y": [44140.0, 45300.0, 45300.0]}, {"line": {"color": "green"}, "mode": "lines", "name": "real 30-3-2022 to 1-4-2022", "type": "scatter", "x": ["2022-03-30T00:00:00", "2022-03-31T00:00:00", "2022-04-01T00:00:00"], "y": [47060.0, 45540.0, 46280.0]}, {"line": {"color": "red"}, "mode": "lines", "name": "pred 30-3-2022 to1-4-2022 ", "type": "scatter", "x": ["2022-03-30T00:00:00", "2022-03-31T00:00:00", "2022-04-01T00:00:00"], "y": [46840.0, 46140.0, 45110.0]}, {"line": {"color": "green"}, "mode": "lines", "name": "real 4-4-2022 to 8-4-2022", "type": "scatter", "x": ["2022-04-04T00:00:00", "2022-04-05T00:00:00", "2022-04-06T00:00:00", "2022-04-07T00:00:00", "2022-04-08T00:00:00"], "y": [46620.0, 45560.0, 43210.0, 43500.0, 42290.0]}, {"line": {"color": "red"}, "mode": "lines", "name": "pred 4-4-2022 to8-4-2022 ", "type": "scatter", "x": ["2022-04-04T00:00:00", "2022-04-05T00:00:00", "2022-04-06T00:00:00", "2022-04-07T00:00:00", "2022-04-08T00:00:00"], "y": [46250.0, 45970.0, 43820.0, 43370.0, 42720.0]}, {"line": {"color": "green"}, "mode": "lines", "name": "real 11-4-2022 to 13-4-2022", "type": "scatter", "x": ["2022-04-11T00:00:00", "2022-04-12T00:00:00", "2022-04-13T00:00:00"], "y": [39520.0, 40130.0, 41170.0]}, {"line": {"color": "red"}, "mode": "lines", "name": "pred 11-4-2022 to13-4-2022 ", "type": "scatter", "x": ["2022-04-11T00:00:00", "2022-04-12T00:00:00", "2022-04-13T00:00:00"], "y": [40900.0, 40340.0, 41030.0]}, {"line": {"color": "green"}, "mode": "lines", "name": "real 14-4-2022 to 18-4-2022", "type": "scatter", "x": ["2022-04-14T00:00:00", "2022-04-18T00:00:00"], "y": [39940.0, 40830.0]}, {"line": {"color": "red"}, "mode": "lines", "name": "pred 14-4-2022 to18-4-2022 ", "type": "scatter", "x": ["2022-04-14T00:00:00", "2022-04-18T00:00:00"], "y": [40240.0, 40460.0]}, {"line": {"color": "green"}, "mode": "lines", "name": "real 19-4-2022 to 22-4-2022", "type": "scatter", "x": ["2022-04-19T00:00:00", "2022-04-20T00:00:00", "2022-04-21T00:00:00", "2022-04-22T00:00:00"], "y": [41500.0, 41370.0, 40530.0, 39740.0]}, {"line": {"color": "red"}, "mode": "lines", "name": "pred 19-4-2022 to22-4-2022 ", "type": "scatter", "x": ["2022-04-19T00:00:00", "2022-04-20T00:00:00", "2022-04-21T00:00:00", "2022-04-22T00:00:00"], "y": [41330.0, 41070.0, 40840.0, 40090.0]}], "layout": {"height": 1000, "title": {"text": "RandomForestRegressor(criterion='mae', max_depth=20, max_features='sqrt',\n                      n_estimators=50, random_state=10)Number of Splits: 75"}, "updatemenus": [{"buttons": [{"args": ["visible", "legendonly"], "label": "Deselect All", "method": "restyle"}, {"args": ["visible", true], "label": "Select All", "method": "restyle"}], "direction": "left", "pad": {"r": 10, "t": 10}, "showactive": false, "type": "buttons", "x": 1, "xanchor": "right", "y": 1.1, "yanchor": "top"}], "width": 1000}}
